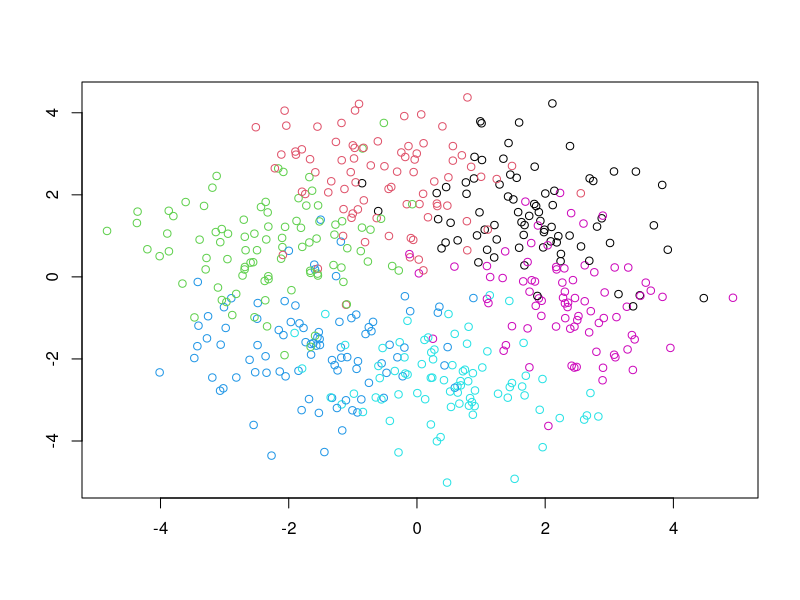
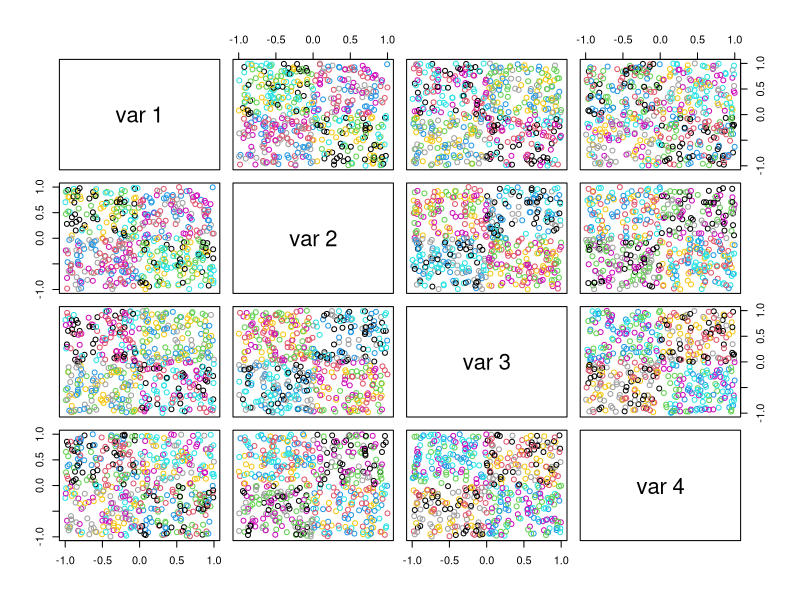

R code for these plots, in order:
library(mlbench)


### Name: plot.mlbench
### Title: Plot mlbench objects
### Aliases: plot.mlbench
### Keywords: hplot

### ** Examples

# 6 normal classes
p <- mlbench.2dnormals(500,6)
plot(p)

# 4-dimensiona XOR
p <- mlbench.xor(500,4)
plot(p)
